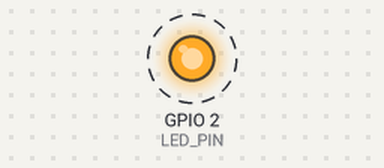
The program below on a simulated ESP32. On the bench: output pins drawn as LEDs (lit = HIGH). Dashed ring = blinking. What the program prints to the serial monitor is not drawn.

Above: at 0.5 s.
Timing chart, 0 to 4.6 s (numbered marks = the images above):
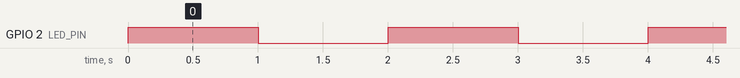

The program:

main.cpp
```cpp
// Author: Anthony Yalong
// Description: Simple blinking LED developed using the Arduino framework.

// Includes
#include <Arduino.h>

// Defines
#define LED_PIN 2
#define LED_DELAY 1000

// State logic
bool led_state = false;

void setup() {
  // Setup logging
  Serial.begin(115200);
  Serial.println("ESP32 LED Blink Starting...");

  // Setup GPIO
  pinMode(LED_PIN, OUTPUT);

  // Initial State
  digitalWrite(LED_PIN, led_state);
}

void loop() {
  // Toggle state
  led_state = !led_state;
  digitalWrite(LED_PIN, led_state);
  Serial.print("Blinking LED 1 (Arduino): ");
  Serial.println(led_state ? "LED ON" : "LED OFF");
  delay(LED_DELAY);
}
```

Measured:
- by itself, GPIO 2 (LED_PIN): alternates HIGH for 1.0 s and LOW for 1.0 s
